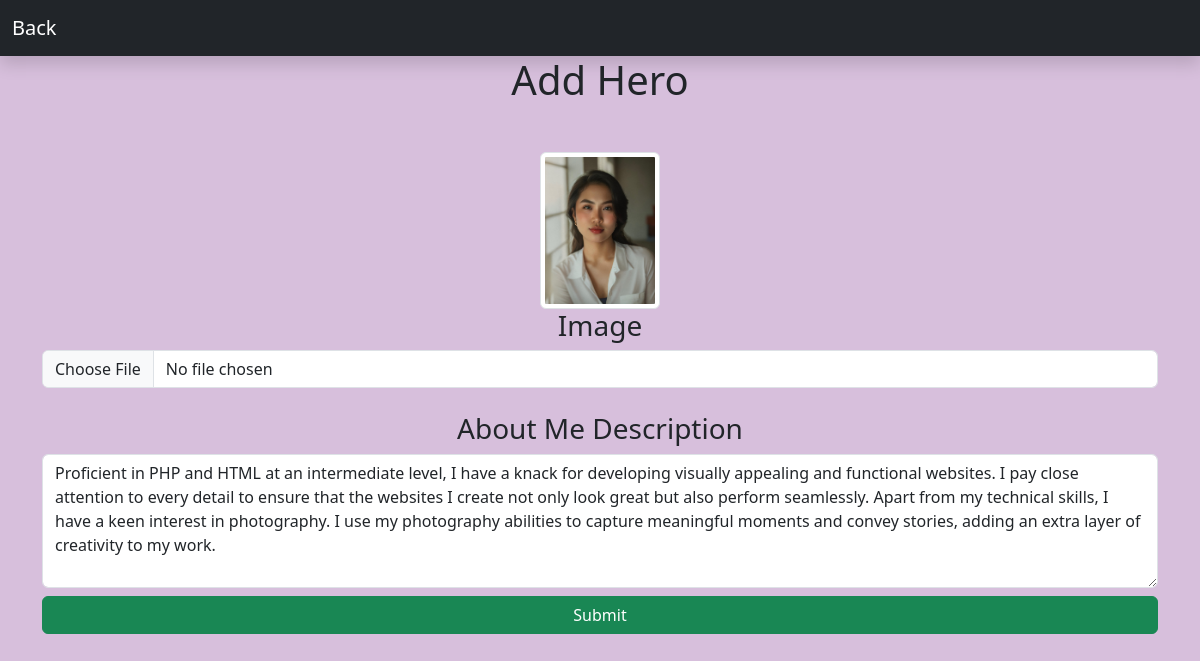
/andreaweb/edit_about.php?id=4 (signed in), run on the app's committed database.
### tables this page shows
CREATE TABLE `tbl_aboutme` (
  `id` int(11) UNSIGNED NOT NULL,
  `image` varchar(250) NOT NULL,
  `description` varchar(500) NOT NULL
);

### andreaweb/edit_about.php (the view, shortened to what this page needs)
<?php
include('session.php');
if(isset($_GET['id'])){
  $id=$_GET['id'];
  $sql="SELECT * FROM tbl_aboutme WHERE id='$id'";
  $res=mysqli_query($conn, $sql);
  $count = mysqli_num_rows($res);
    if($count==1){
      $row=mysqli_fetch_assoc($res);
      $getImage=$row['image'];
      $getDesc=$row['description'];
    }
}else{
  header('location:'.SITEURL.'dashboard_Personal.php');
}
?>
<!DOCTYPE html>
<html lang="en">
<head>
    <link rel="stylesheet" href="bootstrap/css/bootstrap.min.css">
</head>
<body class="bg-purple vh-100">
    <nav class="navbar navbar-expand-sm bg-dark navbar-dark shadow">
        <div class="container-fluid">
            <a href="<?php echo SITEURL?>dashboard_Personal.php" class="navbar-brand">Back</a>
        </div>
    </nav>
    <main>
        <h1 class="text-center">Add Hero</h1>
        <div class="container mt-5 text-center">
            <form action="" method="post" enctype="multipart/form-data">
                <div class="row">
                    <div class="col-md-">
                            <img src="image/about/<?= $getImage ?>" class="img-fluid img-thumbnail" width="120px" alt="">
                            <h3 class="">Image</h3>
                            <input type="file" class="form-control" id="" placeholder="Image" name="image">
                    </div>
                <div class="col-md-"> <br>
                    <h3 class="">About Me Description</h3>
                    <textarea name="desc" class="form-control" id="" cols="15"  rows="5" required><?php echo $getDesc; ?></textarea>
            </div>
                    <div class="mt-2 d-grid">
                        <button class="btn btn-success" name="btn-edit">Submit</button>
                    </div>
                </div>
            </form>
        </div>
    </main>
</body>
</html>

### andreaweb/edit_about.php (style rules this page uses)
.bg-purple { background-color:#d7bfdc; }

### data on the page
tbl_aboutme: image (picture), desc "Proficient in PHP and HTML at an intermediate level, I have a knack for developing visually appealing and functional websites. I pay close attention to every detail to ensure that the websites I create not only look great but also perform seamlessly. Apart from my technical skills, I have a keen interest in photography. I use my photography abilities to capture meaningful moments and convey stories, adding an extra layer of creativity to my work."
